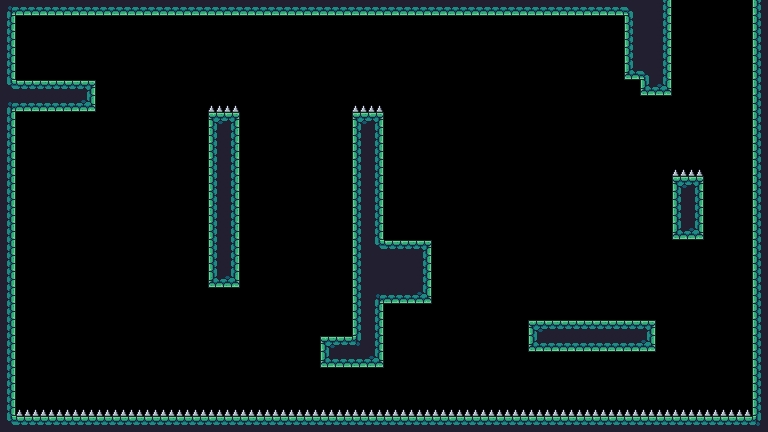

Tiled map render using the project's own tile images. Description and the whole map definition, tile-layer contents included, below:
An orthogonal 48x27 tile map with 16x16 px tiles, 1 tile layer (Capa de patrones 1).

<map version="1.8" tiledversion="1.8.0" orientation="orthogonal" renderorder="right-down" width="48" height="27" tilewidth="16" tileheight="16" infinite="0" nextlayerid="2" nextobjectid="1">
 <editorsettings>
  <export target="2.csv" format="csv" />
 </editorsettings>
 <tileset firstgid="1" source="../terrain.tsx" />
 <layer id="1" name="Capa de patrones 1" width="48" height="27">
  <data encoding="csv">
180,222,222,222,222,222,222,222,222,222,222,222,222,222,222,222,222,222,222,222,222,222,222,222,222,222,222,222,222,222,222,222,222,222,222,222,222,222,222,181,200,201,0,0,0,0,0,199,
201,0,0,0,0,0,0,0,0,0,0,0,0,0,0,0,0,0,0,0,0,0,0,0,0,0,0,0,0,0,0,0,0,0,0,0,0,0,0,199,200,201,0,0,0,0,0,199,
201,0,0,0,0,0,0,0,0,0,0,0,0,0,0,0,0,0,0,0,0,0,0,0,0,0,0,0,0,0,0,0,0,0,0,0,0,0,0,199,200,201,0,0,0,0,0,199,
201,0,0,0,0,0,0,0,0,0,0,0,0,0,0,0,0,0,0,0,0,0,0,0,0,0,0,0,0,0,0,0,0,0,0,0,0,0,0,199,200,201,0,0,0,0,0,199,
201,0,0,0,0,0,0,0,0,0,0,0,0,0,0,0,0,0,0,0,0,0,0,0,0,0,0,0,0,0,0,0,0,0,0,0,0,0,0,221,181,201,0,0,0,0,0,199,
202,178,178,178,178,179,0,0,0,0,0,0,0,0,0,0,0,0,0,0,0,0,0,0,0,0,0,0,0,0,0,0,0,0,0,0,0,0,0,0,221,223,0,0,0,0,0,199,
180,222,222,222,222,223,0,0,0,0,0,0,0,22,22,0,0,0,0,0,0,0,22,22,0,0,0,0,0,0,0,0,0,0,0,0,0,0,0,0,0,0,0,0,0,0,0,199,
201,0,0,0,0,0,0,0,0,0,0,0,0,177,179,0,0,0,0,0,0,0,177,179,0,0,0,0,0,0,0,0,0,0,0,0,0,0,0,0,0,0,0,0,0,0,0,199,
201,0,0,0,0,0,0,0,0,0,0,0,0,199,201,0,0,0,0,0,0,0,199,201,0,0,0,0,0,0,0,0,0,0,0,0,0,0,0,0,0,0,0,0,0,0,0,199,
201,0,0,0,0,0,0,0,0,0,0,0,0,199,201,0,0,0,0,0,0,0,199,201,0,0,0,0,0,0,0,0,0,0,0,0,0,0,0,0,0,0,0,0,0,0,0,199,
201,0,0,0,0,0,0,0,0,0,0,0,0,199,201,0,0,0,0,0,0,0,199,201,0,0,0,0,0,0,0,0,0,0,0,0,0,0,0,0,0,0,22,22,0,0,0,199,
201,0,0,0,0,0,0,0,0,0,0,0,0,199,201,0,0,0,0,0,0,0,199,201,0,0,0,0,0,0,0,0,0,0,0,0,0,0,0,0,0,0,177,179,0,0,0,199,
201,0,0,0,0,0,0,0,0,0,0,0,0,199,201,0,0,0,0,0,0,0,199,201,0,0,0,0,0,0,0,0,0,0,0,0,0,0,0,0,0,0,199,201,0,0,0,199,
201,0,0,0,0,0,0,0,0,0,0,0,0,199,201,0,0,0,0,0,0,0,199,201,0,0,0,0,0,0,0,0,0,0,0,0,0,0,0,0,0,0,199,201,0,0,0,199,
201,0,0,0,0,0,0,0,0,0,0,0,0,199,201,0,0,0,0,0,0,0,199,201,0,0,0,0,0,0,0,0,0,0,0,0,0,0,0,0,0,0,221,223,0,0,0,199,
201,0,0,0,0,0,0,0,0,0,0,0,0,199,201,0,0,0,0,0,0,0,199,202,178,178,179,0,0,0,0,0,0,0,0,0,0,0,0,0,0,0,0,0,0,0,0,199,
201,0,0,0,0,0,0,0,0,0,0,0,0,199,201,0,0,0,0,0,0,0,199,200,200,200,201,0,0,0,0,0,0,0,0,0,0,0,0,0,0,0,0,0,0,0,0,199,
201,0,0,0,0,0,0,0,0,0,0,0,0,221,223,0,0,0,0,0,0,0,199,200,200,200,201,0,0,0,0,0,0,0,0,0,0,0,0,0,0,0,0,0,0,0,0,199,
201,0,0,0,0,0,0,0,0,0,0,0,0,0,0,0,0,0,0,0,0,0,199,180,222,222,223,0,0,0,0,0,0,0,0,0,0,0,0,0,0,0,0,0,0,0,0,199,
201,0,0,0,0,0,0,0,0,0,0,0,0,0,0,0,0,0,0,0,0,0,199,201,0,0,0,0,0,0,0,0,0,0,0,0,0,0,0,0,0,0,0,0,0,0,0,199,
201,0,0,0,0,0,0,0,0,0,0,0,0,0,0,0,0,0,0,0,0,0,199,201,0,0,0,0,0,0,0,0,0,177,178,178,178,178,178,178,179,0,0,0,0,0,0,199,
201,0,0,0,0,0,0,0,0,0,0,0,0,0,0,0,0,0,0,0,177,178,203,201,0,0,0,0,0,0,0,0,0,221,222,222,222,222,222,222,223,0,0,0,0,0,0,199,
201,0,0,0,0,0,0,0,0,0,0,0,0,0,0,0,0,0,0,0,221,222,222,223,0,0,0,0,0,0,0,0,0,0,0,0,0,0,0,0,0,0,0,0,0,0,0,199,
201,0,0,0,0,0,0,0,0,0,0,0,0,0,0,0,0,0,0,0,0,0,0,0,0,0,0,0,0,0,0,0,0,0,0,0,0,0,0,0,0,0,0,0,0,0,0,199,
201,0,0,0,0,0,0,0,0,0,0,0,0,0,0,0,0,0,0,0,0,0,0,0,0,0,0,0,0,0,0,0,0,0,0,0,0,0,0,0,0,0,0,0,0,0,0,199,
201,22,22,22,22,22,22,22,22,22,22,22,22,22,22,22,22,22,22,22,22,22,22,22,22,22,22,22,22,22,22,22,22,22,22,22,22,22,22,22,22,22,22,22,22,22,22,199,
202,178,178,178,178,178,178,178,178,178,178,178,178,178,178,178,178,178,178,178,178,178,178,178,178,178,178,178,178,178,178,178,178,178,178,178,178,178,178,178,178,178,178,178,178,178,178,203
</data>
 </layer>
</map>